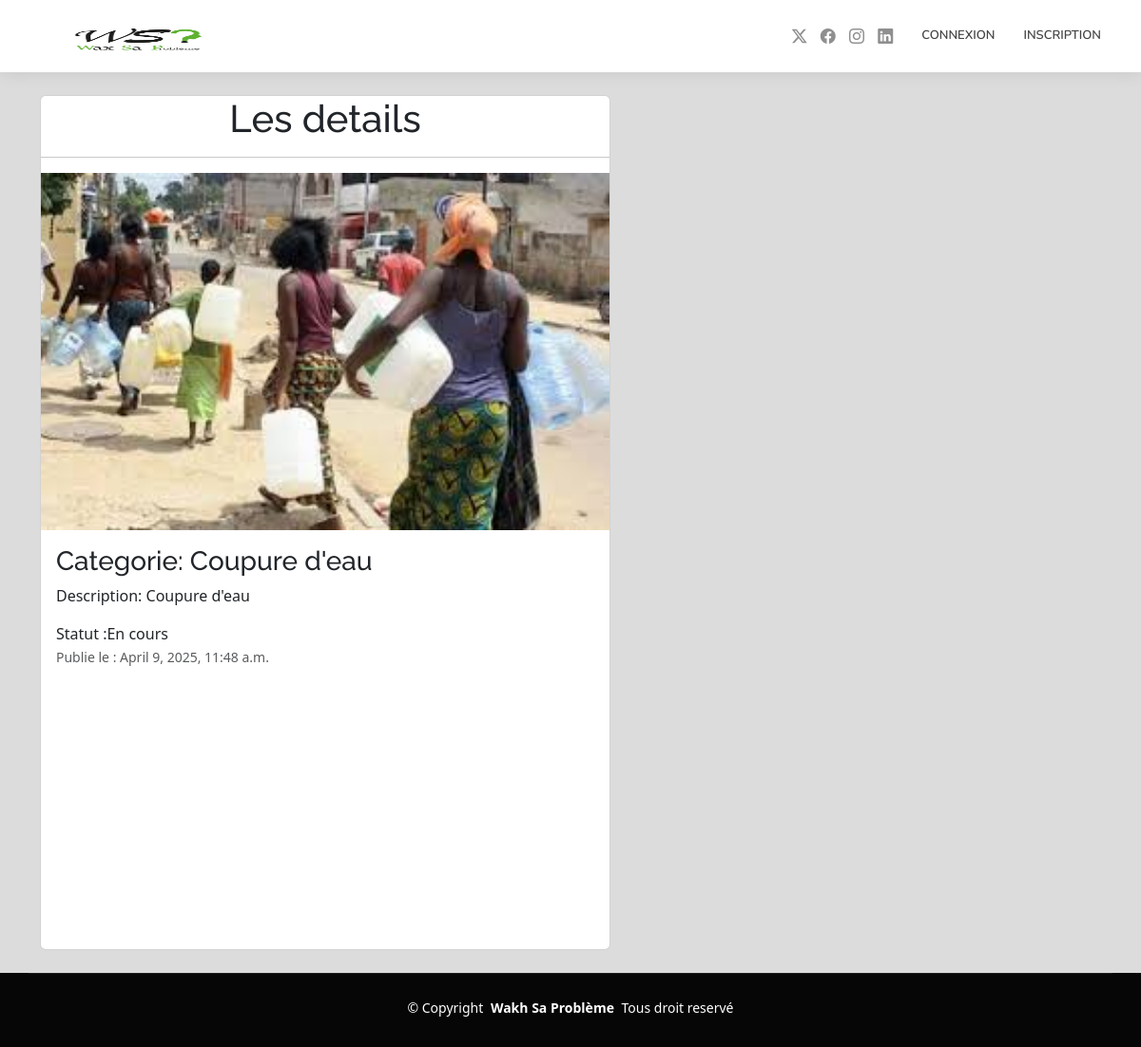
The page /details/2 on the database its author committed.
### plainte/models.py (models this page shows, shortened)
class Plainte(models.Model):
    STATUT = [('En attente', 'En attente'),('En cours', 'En cours'),('Résolue', 'Résolue')]
    CATEGORIES = [('Route endommagée', 'Route endommagée'),('Coupure d\'eau', 'Coupure d\'eau'),('Problème d\'électricité', 'Problème d\'électricité'),('autre', 'Autre')]
    LOCALITER=[('Dakar','Dakar'),('Thies','Thies'),('Mbour','Mbour'),('Saint-louis','Saint-louis'),('Sedhiou','Sedhiou'),('Tambacounda','Tambacounda'),('Louga','Louga')]
    citoyen = models.ForeignKey(User, on_delete=models.CASCADE)
    categorie = models.CharField(max_length=50, choices=CATEGORIES, null=True)
    Localiter= models.CharField(max_length=40, choices=LOCALITER, null=False)
    image=models.ImageField(upload_to='media/', blank=True, null=True)
    description = models.TextField()
    statut = models.CharField(max_length=20, choices=STATUT, default='En attente')
    date_creation = models.DateTimeField(auto_now_add=True)

### plainte/views.py (the view)
# urls.py: path("details/<int:id>", details, name='details'),
def details(request, id):
    plaintes = Plainte.objects.get(id=id)
    return render(request, 'details.html', {'plaintes': plaintes})

### plainte/templates/details.html (shortened to what this page needs)
{% extends 'base.html' %}
{% block content %}
<!DOCTYPE html>
<html lang="en">
<head>
    <link href="https://cdn.jsdelivr.net/npm/bootstrap@5.3.3/dist/css/bootstrap.min.css" rel="stylesheet">
</head>
<body>
    <div class="card mb-30 " style="width: 600px; height: 900px;">
        <div class="text-center">
            <h1>Les details </h1>
            <hr>
        </div>
        {% if plaintes.image %}
            <img src="{{ plaintes.image.url }}" alt="Image de la plainte" style="max-width: 100%;">
        {% else %}
            <p>Aucune image disponible</p>
        {% endif %}
        <div class="card-body">
          <h3 class="card-title">Categorie: {{ plaintes.categorie }}</h3>
          <p class="card-text">Description: {{ plaintes.description }}</p>
          <span class="card-text">Statut :{{ plaintes.statut }}</span>
          <p class="card-text"><small class="text-body-secondary">Publie le : {{ plaintes.date_creation }}</small></p>
        </div>
    </div>
</body>
</html>
{% endblock %}

### static/css/main.css (style rules this page uses)
:root { --default-font: "Roboto", system-ui, -apple-system, "Segoe UI", Roboto, "Helvetica Neue", Arial, "Noto Sans", "Liberation Sans", sans-serif, "Apple Color Emoji", "Segoe UI Emoji", "Segoe UI Symbol", "Noto Color Emoji"; --heading-font: "Raleway", sans-serif; --nav-font: "Nunito", sans-serif; }
:root { --background-color: #ffffff; --default-color: #444444; --heading-color: #111111; --accent-color: #1bbd36; --surface-color: #ffffff; --contrast-color: #ffffff; }
:root { --nav-color: #444444; --nav-hover-color: #1bbd36; --nav-mobile-background-color: #ffffff; --nav-dropdown-background-color: #ffffff; --nav-dropdown-color: #444444; --nav-dropdown-hover-color: #1bbd36; }
:root { scroll-behavior: smooth; }
body { color: var(--default-color); background-color: var(--background-color); font-family: var(--default-font); }
h1, h2, h3, h4, h5, h6 { color: var(--heading-color); font-family: var(--heading-font); }

### plainte/templates/details.html (style rules this page uses)
body { background-color:gainsboro; }

### rows shown on the page
Plainte: image (picture), categorie "Coupure d'eau", description "Coupure d'eau", statut "En cours", date_creation "April 9, 2025, 11:48 a.m."
